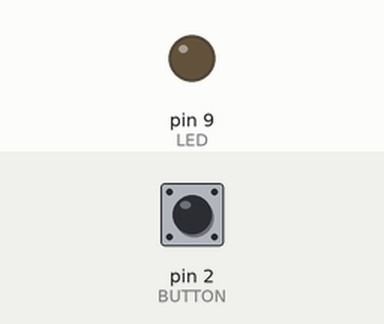
Simulated run of this sketch. Board: Arduino Uno, built with avr-gcc and run on an emulated ATmega328P. Parts: output pins drawn as LEDs (lit = HIGH). The test bench sets the inputs (shaded band); at power-on: pin 2 (BUTTON) LOW.

Above: at 1.2 s.
1.3 s: pin 2 (BUTTON) pulled HIGH for 0.15 s
At 1.8 s:
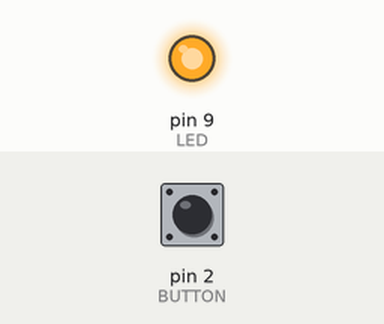
2.9 s: pin 2 (BUTTON) pulled HIGH for 1 s
At 4.2 s:
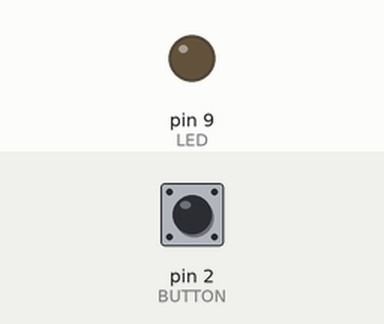
5.4 s: pin 2 (BUTTON) pulled HIGH for 3.2 s
At 6.1 s:
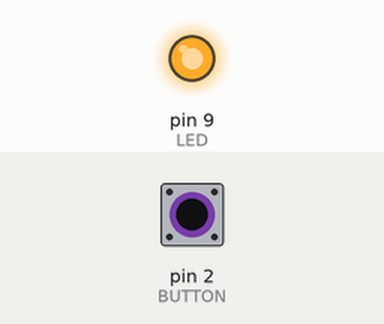
Timing chart, 0 to 8.4 s (numbered marks = the images above; inputs shaded):
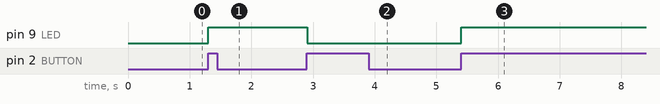

Measured:
- after the input at 1.3 s, pin 9 (LED): LOW → HIGH at once
- after the input at 2.9 s, pin 9 (LED): HIGH → LOW at once
- after the input at 5.4 s, pin 9 (LED): LOW → HIGH at once

The sketch:

example2.ino
```cpp
const int LED=9;
const int BUTTON=2;
boolean lastButton = LOW;
boolean currentBytton = LOW;
boolean ledOn = false;

void setup() {
  pinMode (LED,OUTPUT);
  pinMode (BUTTON,INPUT);
}

boolean debounce(boolean last) {
  boolean current = digitalRead(BUTTON);
  if(last != current) {
    delay(5);
    current = digitalRead(BUTTON);
  }
  return current;
}

void loop() {
  currentBytton = debounce(lastButton);
  if(lastButton == LOW && currentBytton == HIGH) {
    ledOn = !ledOn;
  }
  lastButton = currentBytton;
  digitalWrite(LED,ledOn);
}
```
